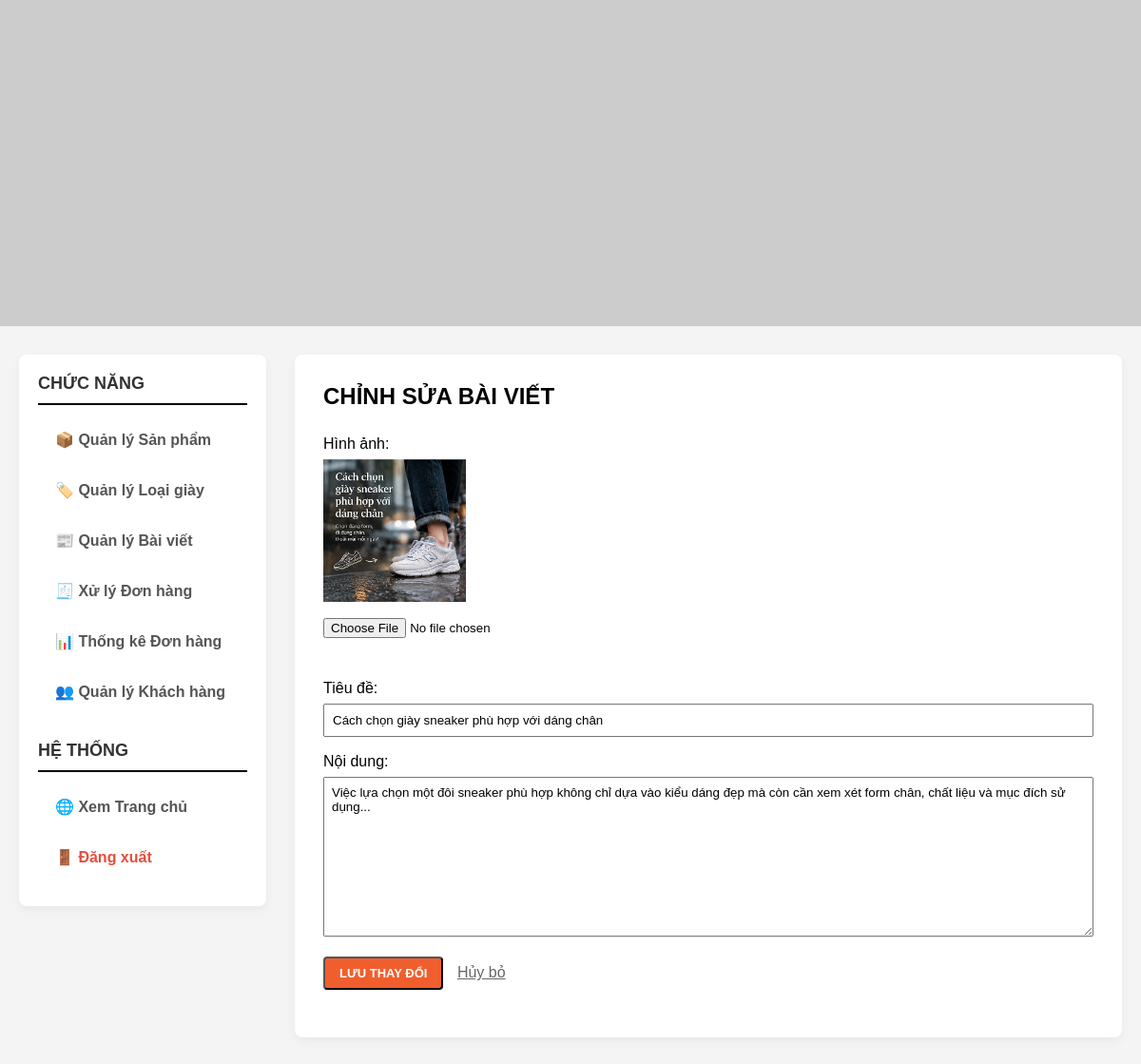
/admin.php?act=edit_post&id=1 (signed in), run on the app's committed database.
### tables this page shows
CREATE TABLE `posts` (
  `idPost` int(11) NOT NULL,
  `tieude` varchar(200) NOT NULL,
  `noidung` text NOT NULL,
  `hinhanh` varchar(255) DEFAULT NULL,
  `tacgia` varchar(50) NOT NULL,
  `ngaydang` datetime NOT NULL DEFAULT current_timestamp()
);

### Model/mPost.php (called while the page is built, shortened)
<?php
class modelPost {
    public function mGetPostById($id) {
        $p = new clsKetNoi();
        $conn = $p->mMoKetNoi();
        $id = (int)$id;
        $res = $conn->query("SELECT * FROM posts WHERE idPost = $id");
        return $res;
    }
}
?>

### Controller/cPost.php (called while the page is built, shortened)
<?php
include_once("Model/mPost.php");
class controlPost {
    public function cGetPostById($id) {
        $m = new modelPost();
        return $m->mGetPostById($id);
    }
}
?>

### View/admin_form_post.php (the view, shortened to what this page needs)
<?php
include_once("Controller/cPost.php");
$ctrl = new controlPost();
$isEdit = isset($_GET['id']) ? true : false;
$row = null;
if ($isEdit) {
    $res = $ctrl->cGetPostById($_GET['id']);
    $row = $res->fetch_assoc();
}
?>
<h2><?php echo $isEdit ? "CHỈNH SỬA BÀI VIẾT" : "THÊM BÀI VIẾT MỚI"; ?></h2>
<form action="" method="post" enctype="multipart/form-data" style="margin-top:20px; line-height:2;">
    Hình ảnh: <br>
    <?php if ($isEdit) echo "<img src='img/" . $row['hinhanh'] . "' width='150'><br>"; ?>
    <input type="file" name="fHinh" <?php echo $isEdit ? '' : 'required'; ?>> <br><br>
    Tiêu đề: <br>
    <input type="text" name="txtTieuDe" value="<?php echo $isEdit ? htmlspecialchars($row['tieude']) : ''; ?>" required
        style="width:100%; padding:8px; margin-bottom:10px;"> <br>
    Nội dung: <br>
    <textarea name="txtNoiDung" rows="10" required
        style="width:100%; padding:8px; margin-bottom:10px;"><?php echo $isEdit ? htmlspecialchars($row['noidung']) : ''; ?></textarea>
    <button type="submit" name="btnSave" class="btn btn-add">
        <?php echo $isEdit ? "LƯU THAY ĐỔI" : "ĐĂNG BÀI"; ?>
    </button>
    <a href="admin.php?act=post" style="margin-left:10px; color:#666;">Hủy bỏ</a>
</form>

### admin.php (style rules this page uses)
* { margin: 0; padding: 0; box-sizing: border-box; font-family: Arial, sans-serif; }
body { background-color: #f4f4f4; }
.btn { padding: 8px 15px; color: white; text-decoration: none; border-radius: 4px; font-size: 13px; font-weight: bold; display: inline-block; transition: 0.3s; }
.btn-add { background: #f15e2d; margin-bottom: 20px; }

### data on the page
posts: hinhanh (picture), txtTieuDe "Cách chọn giày sneaker phù hợp với dáng chân", txtNoiDung "Việc lựa chọn một đôi sneaker phù hợp không chỉ dựa vào kiểu dáng đẹp mà còn cần xem xét form chân, chất liệu và mục đích sử dụng..."
